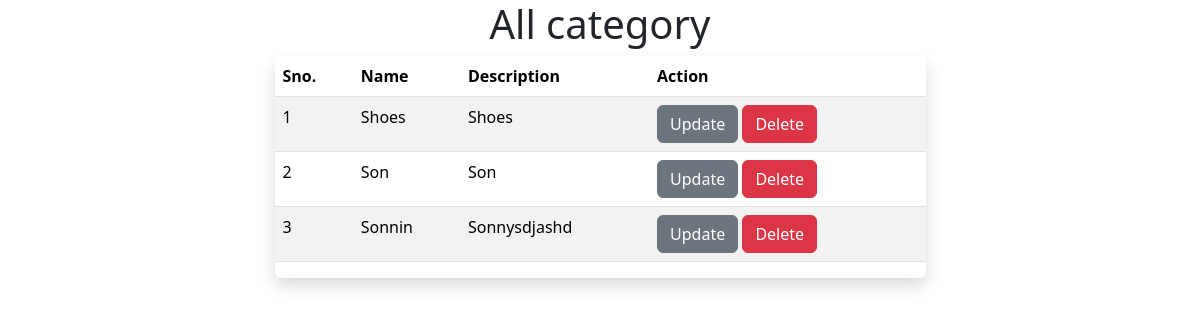
Screenshot of /allcategory with the database file from the repository.
### products/models.py (models this page shows, shortened)
class Setting(models.Model):
  title=models.CharField(max_length=200)
  favicon=models.CharField(max_length=500)
  logo=models.CharField(max_length=500)
  contact=models.IntegerField()
  email=models.EmailField(max_length=200)
  address=models.CharField(max_length=200)
  description=models.CharField(max_length=1000,null=True,blank=True)
  created_at=models.DateTimeField(auto_now_add=True)

class Category(models.Model):
  name=models.CharField(max_length=200,null=True)
  description=models.TextField(max_length=1000,blank=True)
  created_at=models.DateTimeField(auto_now_add=True,null=True)

### products/views.py (the view)
# urls.py: path('allcategory',allCategory),
def allCategory(request):
    context={
        'category':Category.objects.all()
    }
    return render(request,'pages/allcategory.html',context)

### products/general.py (called while the page is built)
def setting(request):
  data=Setting.objects.all()  # get all  from settings
  context={
    'data':data  # pass data to template
  }
  return context

### products/templates/pages/allcategory.html (shortened to what this page needs)
{% extends "layout.html" %}
{% block main-content %}
    <div class="container">
      <h1 class="text-center">All category</h1>
      <div class="d-flex justify-content-center">
        <div class="col-md-7 rounded shadow">
          <table class="table table-border table-striped">
            <thead>
              <tr>
              <th>Sno.</th>
              <th>Name</th>
              <th>Description</th>
              <th>Action</th>
              </tr>
            </thead>
            <tbody>
              {% for data in category %}
              <tr>
                <td>{{forloop.counter}}</td>
                <td>{{data.name}}</td>
                <td>{{data.description}}</td>
                <td>
                  <a href="/updatecategory/{{data.id}}"  class="btn btn-secondary">Update</></a>
                  <a href="/deletecategory/{{data.id}}" onclick="return confirm('Are you sure you want to delete')" class="btn btn-danger">Delete</></a>
                </td>
              </tr>
              {% endfor %}
            </tbody>
          </table>
        </div>
      </div>
      </div>
{% endblock  %}

### rows the page displays
Category: name "Shoes", description "Shoes"
Category: name "Son", description "Son"
Category: name "Sonnin", description "Sonnysdjashd"
